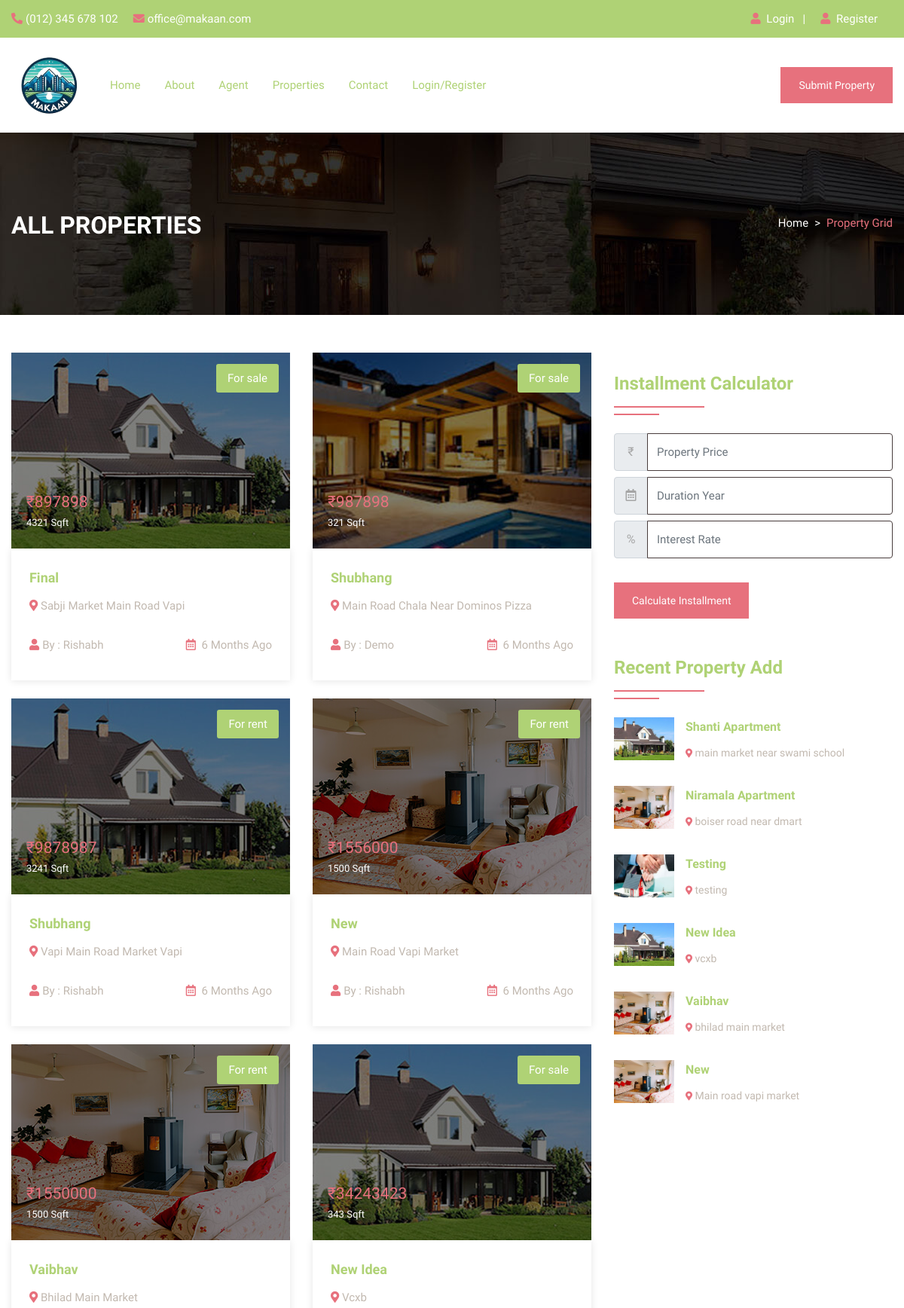
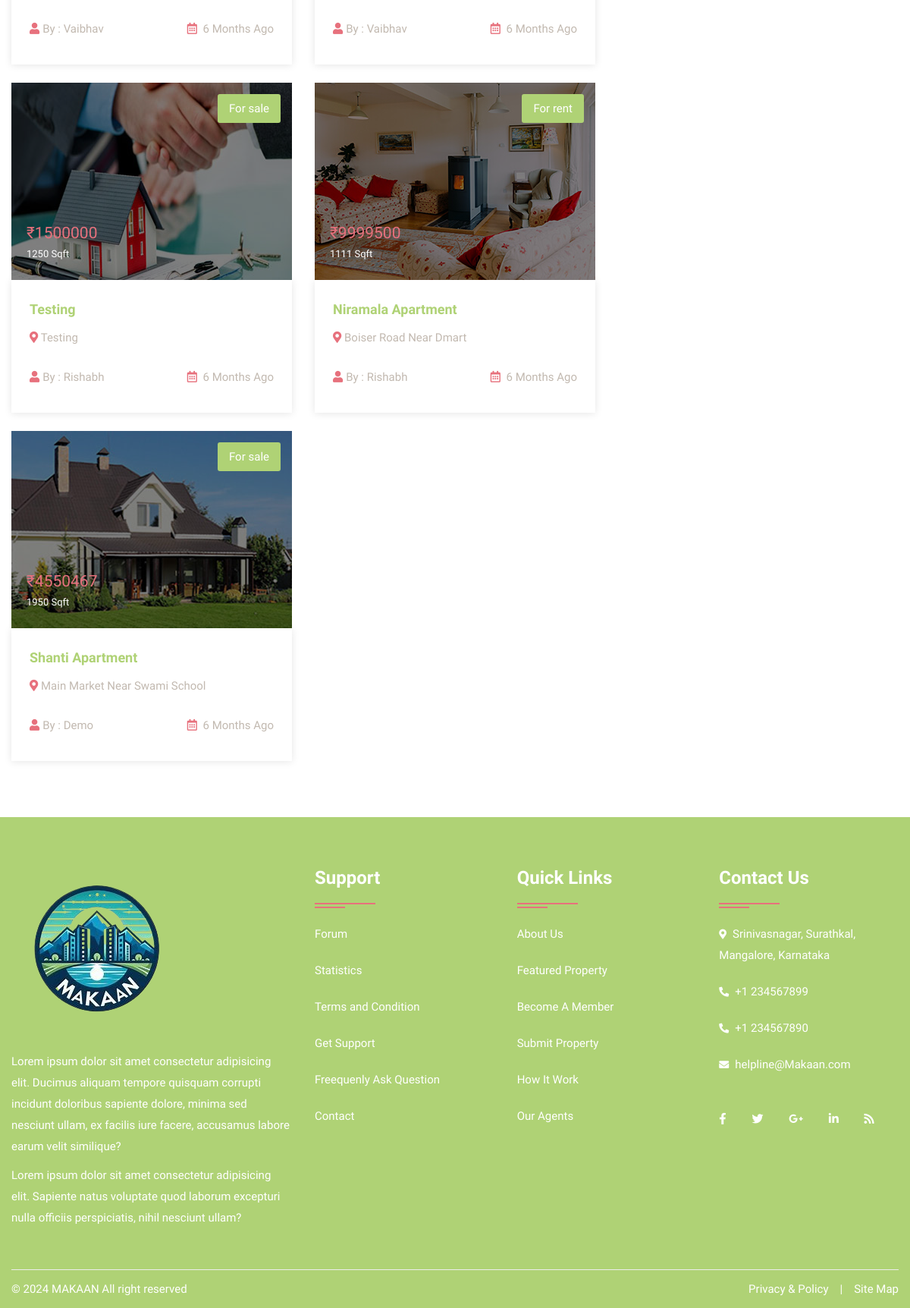
/property.php, run on the app's committed database (2 pictures, top to bottom).
### tables this page shows
CREATE TABLE `property` (
  `pid` int(50) NOT NULL,
  `title` varchar(200) NOT NULL,
  `pcontent` longtext NOT NULL,
  `type` varchar(100) NOT NULL,
  `bhk` varchar(50) NOT NULL,
  `stype` varchar(100) NOT NULL,
  `bedroom` int(50) NOT NULL,
  `bathroom` int(50) NOT NULL,
  `balcony` int(50) NOT NULL,
  `kitchen` int(50) NOT NULL,
  `hall` int(50) NOT NULL,
  `floor` varchar(50) NOT NULL,
  `size` int(50) NOT NULL,
  `price` int(50) NOT NULL,
  `location` varchar(200) NOT NULL,
  `city` varchar(100) NOT NULL,
  `state` varchar(100) NOT NULL,
  `feature` longtext NOT NULL,
  `pimage` varchar(300) NOT NULL,
  `pimage1` varchar(300) NOT NULL,
  `pimage2` varchar(300) NOT NULL,
  `pimage3` varchar(300) NOT NULL,
  `pimage4` varchar(300) NOT NULL,
  `uid` int(50) NOT NULL,
  `status` varchar(50) NOT NULL,
  `mapimage` varchar(300) NOT NULL,
  `topmapimage` varchar(300) NOT NULL,
  `groundmapimage` varchar(300) NOT NULL,
  `totalfloor` varchar(50) NOT NULL,
  `date` datetime NOT NULL DEFAULT current_timestamp()
);

CREATE TABLE `user` (
  `uid` int(50) NOT NULL,
  `uname` varchar(100) NOT NULL,
  `uemail` varchar(100) NOT NULL,
  `uphone` varchar(20) NOT NULL,
  `upass` varchar(50) NOT NULL,
  `utype` varchar(50) NOT NULL,
  `uimage` varchar(300) NOT NULL
);

### property.php (the view, shortened to what this page needs)
<!DOCTYPE html>
<html lang="en">
<head>
<link rel="stylesheet" type="text/css" href="css/bootstrap.min.css">
<link rel="stylesheet" type="text/css" href="css/bootstrap-slider.css">
<link rel="stylesheet" type="text/css" href="css/jquery-ui.css">
<link rel="stylesheet" type="text/css" href="css/layerslider.css">
<link rel="stylesheet" type="text/css" href="css/color.css" id="color-change">
<link rel="stylesheet" type="text/css" href="css/owl.carousel.min.css">
<link rel="stylesheet" type="text/css" href="css/font-awesome.min.css">
<link rel="stylesheet" type="text/css" href="fonts/flaticon/flaticon.css">
<link rel="stylesheet" type="text/css" href="css/style.css">
</head>
<body>
<div id="page-wrapper">
    <div class="row">
		<?php include("include/header.php");?>
        <div class="banner-full-row page-banner" style="background-image:url('images/breadcromb.jpg');">
            <div class="container">
                <div class="row">
                    <div class="col-md-6">
                        <h2 class="page-name float-left text-white text-uppercase mt-1 mb-0"><b>All Properties</b></h2>
                    </div>
                    <div class="col-md-6">
                        <nav aria-label="breadcrumb" class="float-left float-md-right">
                            <ol class="breadcrumb bg-transparent m-0 p-0">
                                <li class="breadcrumb-item text-white"><a href="#">Home</a></li>
                                <li class="breadcrumb-item active">Property Grid</li>
                            </ol>
                        </nav>
                    </div>
                </div>
            </div>
        </div>
        <div class="full-row">
            <div class="container">
                <div class="row">
					<div class="col-lg-8">
                        <div class="row">
							<?php
							$query=mysqli_query($con,"SELECT property.*, user.uname,user.utype,user.uimage FROM `property`,`user` WHERE property.uid=user.uid");
								while($row=mysqli_fetch_array($query))
								{
							?>
                            <div class="col-md-6">
                                <div class="featured-thumb hover-zoomer mb-4">
                                    <div class="overlay-black overflow-hidden position-relative"> <img src="admin/property/<?php echo $row['18'];?>" alt="pimage">
                                        <div class="sale bg-secondary text-white">For <?php echo $row['5'];?></div>
                                        <div class="price text-primary text-capitalize">₹<?php echo $row['13'];?> <span class="text-white"><?php echo $row['12'];?> Sqft</span></div>
                                    </div>
                                    <div class="featured-thumb-data shadow-one">
                                        <div class="p-4">
                                            <h5 class="text-secondary hover-text-primary mb-2 text-capitalize"><a href="propertydetail.php?pid=<?php echo $row['0'];?>"><?php echo $row['1'];?></a></h5>
                                            <span class="location text-capitalize"><i class="fas fa-map-marker-alt text-primary"></i> <?php echo $row['14'];?></span> </div>
                                        <div class="px-4 pb-4 d-inline-block w-100">
                                            <div class="float-left text-capitalize"><i class="fas fa-user text-primary mr-1"></i>By : <?php echo $row['uname'];?></div>
                                            <div class="float-right"><i class="far fa-calendar-alt text-primary mr-1"></i> 6 Months Ago</div>
                                        </div>
                                    </div>
                                </div>
                            </div>
                            <?php } ?>
                        </div>
                    </div>
                    <div class="col-lg-4">
                        <div class="sidebar-widget">
                            <h4 class="double-down-line-left text-secondary position-relative pb-4 my-4">Installment Calculator</h4>
						<form class="d-inline-block w-100" action="calc.php" method="post">
                            <div class="input-group mb-2 mr-sm-2">
                                <div class="input-group-prepend">
                                    <div class="input-group-text">₹</div>
                                </div>
                                <input type="text" class="form-control" name="amount" placeholder="Property Price">
                            </div>
                            <div class="input-group mb-2 mr-sm-2">
                                <div class="input-group-prepend">
                                    <div class="input-group-text"><i class="far fa-calendar-alt"></i></div>
                                </div>
                                <input type="text" class="form-control" name="month" placeholder="Duration Year">
                            </div>
                            <div class="input-group mb-2 mr-sm-2">
                                <div class="input-group-prepend">
                                    <div class="input-group-text">%</div>
                                </div>
                                <input type="text" class="form-control" name="interest" placeholder="Interest Rate">
                            </div>
                            <button type="submit" value="submit" name="calc" class="btn btn-primary mt-4">Calculate Installment</button>
                        </form>
                        </div>
                        <div class="sidebar-widget mt-5">
                            <h4 class="double-down-line-left text-secondary position-relative pb-4 mb-4">Recent Property Add</h4>
                            <ul class="property_list_widget">
								<?php
								$query=mysqli_query($con,"SELECT * FROM `property` ORDER BY date DESC LIMIT 6");
										while($row=mysqli_fetch_array($query))
										{
								?>
                                <li> <img src="admin/property/<?php echo $row['18'];?>" alt="pimage">
                                    <h6 class="text-secondary hover-text-primary text-capitalize"><a href="propertydetail.php?pid=<?php echo $row['0'];?>"><?php echo $row['1'];?></a></h6>
                                    <span class="font-14"><i class="fas fa-map-marker-alt icon-primary icon-small"></i> <?php echo $row['14'];?></span>
                                </li>
                                <?php } ?>
                            </ul>
                        </div>
                    </div>
                </div>
            </div>
        </div>
		<?php include("include/footer.php");?>
    </div>
</div>
</body>
</html>

### data on the page
property: pimage (picture), stype "sale", price "897898", size "4321", title "Final", location "Sabji Market Main Road Vapi", uid.uname "Rishabh"
property: pimage (picture), stype "sale", price "987898", size "321", title "Shubhang", location "Main Road Chala Near Dominos Pizza", uid.uname "Demo"
property: pimage (picture), stype "rent", price "9878987", size "3241", title "Shubhang", location "Vapi Main Road Market Vapi", uid.uname "Rishabh"
property: pimage (picture), stype "rent", price "1556000", size "1500", title "New", location "Main Road Vapi Market", uid.uname "Rishabh", location "Main road vapi market"
property: pimage (picture), stype "rent", price "1550000", size "1500", title "Vaibhav", location "Bhilad Main Market", uid.uname "Vaibhav", location "bhilad main market"
property: pimage (picture), stype "sale", price "34243423", size "343", title "New Idea", location "Vcxb", uid.uname "Vaibhav", location "vcxb"
property: pimage (picture), stype "sale", price "1500000", size "1250", title "Testing", location "Testing", uid.uname "Rishabh", location "testing"
property: pimage (picture), stype "rent", price "9999500", size "1111", title "Niramala Apartment", location "Boiser Road Near Dmart", uid.uname "Rishabh", location "boiser road near dmart"
property: pimage (picture), stype "sale", price "4550467", size "1950", title "Shanti Apartment", location "Main Market Near Swami School", uid.uname "Demo", location "main market near swami school"
